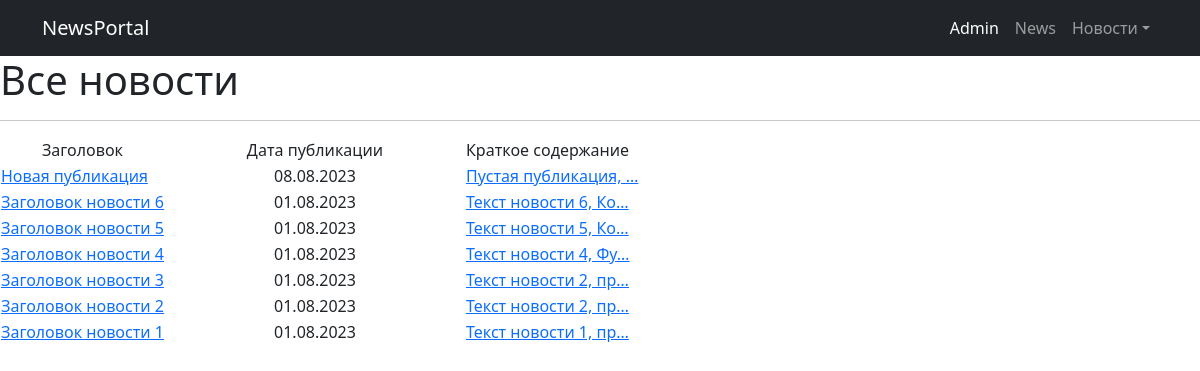
Before: /news/ with the older database file.
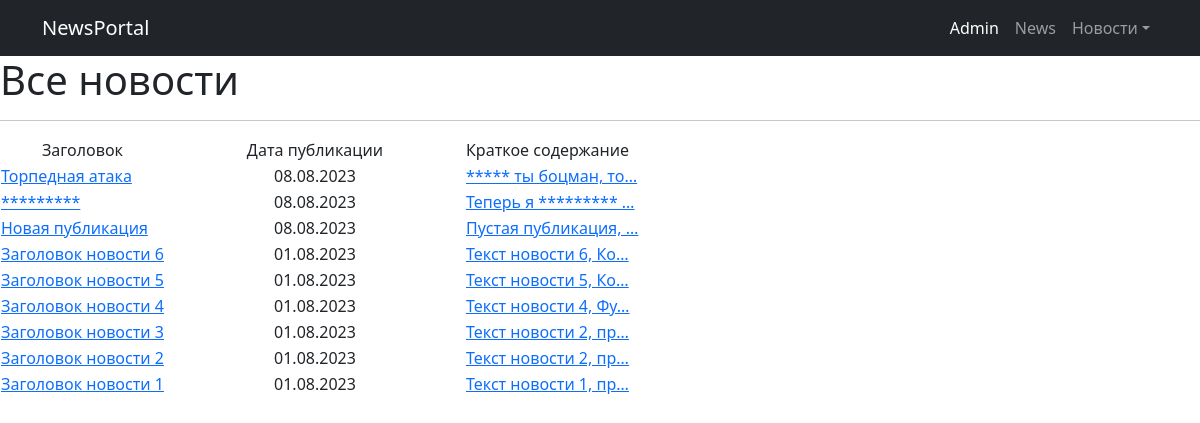
After: the same page with the newer database file.
### News/models.py (models this page shows, shortened)
class Post(models.Model):
    NEWS = 'NW'
    ARTICLE = 'AR'
    CATEGORY_CHOICES = (
        (NEWS, "Новость"),
        (ARTICLE, 'Статья'),
    )
    dateCreation = models.DateTimeField(auto_now_add=True)
    categoryType = models.CharField(max_length=2, choices=CATEGORY_CHOICES, default=ARTICLE)
    author = models.ForeignKey(Author, on_delete=models.CASCADE, related_name='posts')
    postCategory = models.ManyToManyField(Category, through='PostCategory')
    title = models.CharField(max_length=128)
    text = models.TextField()
    rating = models.SmallIntegerField(default=0)
    class Meta:
        verbose_name = 'Публикация'
        verbose_name_plural = 'Публикации'

### News/views.py (the view)
# urls.py: path('', PostList.as_view()),
class PostList(ListView):
    model = Post
    ordering = '-dateCreation'  # сортируем по убыванию даты, сначала самая свежая новость, далее по убыванию
    template_name = 'all_news.html'
    context_object_name = 'all_news'

### News/templatetags/custom_filters.py (called while the page is built)
@register.filter()
def censorship(value):
    words = value.split()  # Разделяем текст на слова
    censored_words = []
    for word in words:
        if word.lower() in censor_words:  # для проверки приводим к нижнему регистру
            censored_words.append('*' * len(word))
        else:
            censored_words.append(word)
    return ' '.join(censored_words)  # Собираем обратно в текст

### templates/all_news.html (shortened to what this page needs)
{% extends 'flatpages/default.html' %}
{% load custom_filters %}
{% block content %}
    <h1>Все новости</h1>
    <hr>
    {% if all_news %}
        <table>
            <tr>
                <td style="text-align: center;">Заголовок</td>
                <td style="text-align: center; width: 300px;">Дата публикации</td>
                <td style="width: 300px;">Краткое содержание</td>
            </tr>
            {% for one_news in all_news %}
                <tr>
                    <td><a href="/news/{{ one_news.pk }}">{{ one_news.title|censorship }}</td>
                    <td style="text-align: center; width: 300px;">{{ one_news.dateCreation|date:'d.m.Y' }}</td>
                    <td style="width: 300px;"><a
                            href="/news/{{ one_news.pk }}">{{ one_news.text|truncatechars:20|censorship }}</td>
                </tr>
            {% endfor %}
        </table>
    {% else %}
        <h2>Новостей нет!</h2>
    {% endif %}
{% endblock content %}

### templates/flatpages/default.html (shortened to what this page needs)
<!DOCTYPE html>
{% load static %}
<html lang="en">
    <head>
        <link href={% static 'css/styles.css' %} rel="stylesheet" />
    </head>
    <body>
        <nav class="navbar navbar-expand-lg navbar-dark bg-dark">
            <div class="container">
                <a class="navbar-brand" href="/news/">NewsPortal</a>
                <div class="collapse navbar-collapse" id="navbarSupportedContent">
                    <ul class="navbar-nav ms-auto mb-2 mb-lg-0">
                        <li class="nav-item"><a class="nav-link active" aria-current="page" href="/admin/">Admin</a>
                        </li>
                        <li class="nav-item"><a class="nav-link" href="/news/">News</a></li>
                        <li class="nav-item dropdown">
                            <a class="nav-link dropdown-toggle" id="navbarDropdown" href="#" role="button"
                               data-bs-toggle="dropdown" aria-expanded="false">Новости</a>
                        </li>
                    </ul>
                </div>
            </div>
        </nav>
        {% block content %}{% endblock content %}
    </body>
</html>

Changed rows visible on the page:
added Post: title|censorship "Торпедная атака", dateCreation "08.08.2023", text|censorship "***** ты боцман, то…"
added Post: title|censorship "*********", dateCreation "08.08.2023", text|censorship "Теперь я ********* …"
